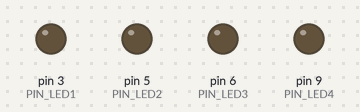
Recording of a sketch running on a simulated Arduino Uno, built with avr-gcc and run on an emulated ATmega328P. Shown: output pins drawn as LEDs (lit = HIGH).

Above: at 0.2 s.
At 0.7 s:
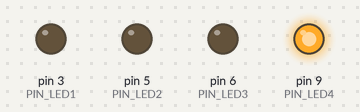
At 1.2 s:
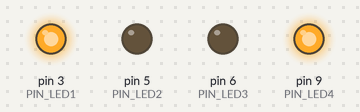
At 1.7 s:
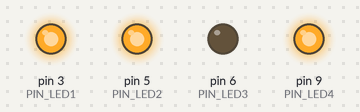
At 2.7 s:
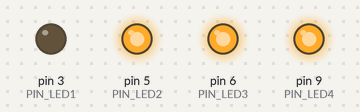
At 4.2 s:
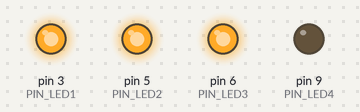
Timing chart, 0 to 4.6 s (numbered marks = the images above):
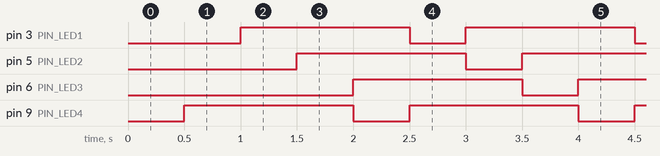

The sketch:

Prg_LED_Chenillard.ino
```cpp
#define PIN_LED1 3
#define PIN_LED2 5
#define PIN_LED3 6
#define PIN_LED4 9

void setup() {
  pinMode(PIN_LED1,OUTPUT);
  pinMode(PIN_LED2,OUTPUT);
  pinMode(PIN_LED3,OUTPUT);
  pinMode(PIN_LED4,OUTPUT);
}

void loop() {
  delay(500);
  digitalWrite(PIN_LED4, HIGH);
  digitalWrite(PIN_LED1, LOW);
  delay(500);
  digitalWrite(PIN_LED1, HIGH);
  digitalWrite(PIN_LED2, LOW);
  delay(500);
  digitalWrite(PIN_LED2, HIGH);
  digitalWrite(PIN_LED3, LOW);
  delay(500);
  digitalWrite(PIN_LED3, HIGH);
  digitalWrite(PIN_LED4, LOW);
}
```

Measured:
- by itself, pin 3 (PIN_LED1), pin 5 (PIN_LED2), pin 6 (PIN_LED3), pin 9 (PIN_LED4): alternates HIGH for 1.5 s and LOW for 0.50 s
